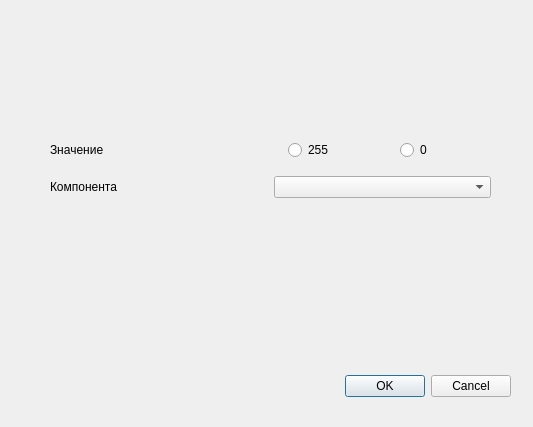
<?xml version="1.0" encoding="UTF-8"?>
<ui version="4.0">
 <class>winfilter</class>
 <widget class="QDialog" name="winfilter">
  <property name="geometry">
   <rect>
    <x>0</x>
    <y>0</y>
    <width>533</width>
    <height>427</height>
   </rect>
  </property>
  <property name="windowTitle">
   <string>Dialog</string>
  </property>
  <widget class="QDialogButtonBox" name="buttonBox">
   <property name="geometry">
    <rect>
     <x>330</x>
     <y>370</y>
     <width>181</width>
     <height>32</height>
    </rect>
   </property>
   <property name="orientation">
    <enum>Qt::Horizontal</enum>
   </property>
   <property name="standardButtons">
    <set>QDialogButtonBox::Cancel|QDialogButtonBox::Ok</set>
   </property>
  </widget>
  <widget class="QWidget" name="layoutWidget">
   <property name="geometry">
    <rect>
     <x>50</x>
     <y>130</y>
     <width>441</width>
     <height>78</height>
    </rect>
   </property>
   <layout class="QVBoxLayout" name="verticalLayout">
    <item>
     <layout class="QHBoxLayout" name="horizontalLayout_2">
      <item>
       <widget class="QLabel" name="label_2">
        <property name="text">
         <string>Значение</string>
        </property>
       </widget>
      </item>
      <item>
       <spacer name="horizontalSpacer_3">
        <property name="orientation">
         <enum>Qt::Horizontal</enum>
        </property>
        <property name="sizeHint" stdset="0">
         <size>
          <width>40</width>
          <height>20</height>
         </size>
        </property>
       </spacer>
      </item>
      <item>
       <spacer name="horizontalSpacer_5">
        <property name="orientation">
         <enum>Qt::Horizontal</enum>
        </property>
        <property name="sizeHint" stdset="0">
         <size>
          <width>40</width>
          <height>20</height>
         </size>
        </property>
       </spacer>
      </item>
      <item>
       <spacer name="horizontalSpacer">
        <property name="orientation">
         <enum>Qt::Horizontal</enum>
        </property>
        <property name="sizeHint" stdset="0">
         <size>
          <width>40</width>
          <height>20</height>
         </size>
        </property>
       </spacer>
      </item>
      <item>
       <widget class="QRadioButton" name="radioButton">
        <property name="text">
         <string>255</string>
        </property>
       </widget>
      </item>
      <item>
       <spacer name="horizontalSpacer_4">
        <property name="orientation">
         <enum>Qt::Horizontal</enum>
        </property>
        <property name="sizeHint" stdset="0">
         <size>
          <width>40</width>
          <height>20</height>
         </size>
        </property>
       </spacer>
      </item>
      <item>
       <widget class="QRadioButton" name="radioButton_2">
        <property name="text">
         <string>0</string>
        </property>
       </widget>
      </item>
      <item>
       <spacer name="horizontalSpacer_2">
        <property name="orientation">
         <enum>Qt::Horizontal</enum>
        </property>
        <property name="sizeHint" stdset="0">
         <size>
          <width>40</width>
          <height>20</height>
         </size>
        </property>
       </spacer>
      </item>
     </layout>
    </item>
    <item>
     <layout class="QHBoxLayout" name="horizontalLayout">
      <item>
       <widget class="QLabel" name="label">
        <property name="text">
         <string>Компонента</string>
        </property>
       </widget>
      </item>
      <item>
       <widget class="QComboBox" name="comboBox"/>
      </item>
     </layout>
    </item>
   </layout>
  </widget>
 </widget>
 <resources/>
 <connections>
  <connection>
   <sender>buttonBox</sender>
   <signal>accepted()</signal>
   <receiver>winfilter</receiver>
   <slot>accept()</slot>
   <hints>
    <hint type="sourcelabel">
     <x>248</x>
     <y>254</y>
    </hint>
    <hint type="destinationlabel">
     <x>157</x>
     <y>274</y>
    </hint>
   </hints>
  </connection>
  <connection>
   <sender>buttonBox</sender>
   <signal>rejected()</signal>
   <receiver>winfilter</receiver>
   <slot>reject()</slot>
   <hints>
    <hint type="sourcelabel">
     <x>316</x>
     <y>260</y>
    </hint>
    <hint type="destinationlabel">
     <x>286</x>
     <y>274</y>
    </hint>
   </hints>
  </connection>
 </connections>
</ui>
